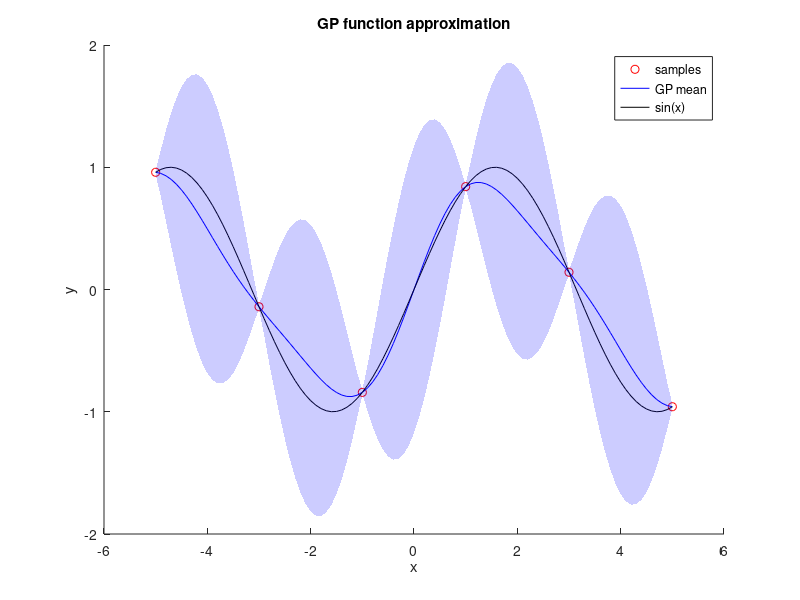

The MATLAB source for this figure:
%% Guassian Processes FA

l = 1;
noise_var = 0.0001;

% obtained samples
X = [-5,-3,-1,1,3,5];
y = sin(X);

% query samples
xt = -5:0.1:5;

kernel = @(x,xp) exp(-(x-xp).^2/(2*l^2));
K = zeros(length(X));
for i=1:length(X)
    for j=1:length(X)
        K(i,j) = kernel(X(i),X(j));
    end
end
f_est = @(xt) kernel(xt,X)*inv(K+noise_var*eye(size(K)))*y';
var_est = @(xt) 1-kernel(xt,X)*inv(K+noise_var*eye(size(K)))*kernel(xt,X)';

ft = zeros(size(xt));
sigmat = zeros(size(xt));
for i=1:length(xt)
    ft(i) = f_est(xt(i));
    sigmat(i) = sqrt(var_est(xt(i)));
end

figure;
hold all
plot(X,y,'ro')
plot(xt,ft,'b')
plot(xt,sin(xt),'k')
fp = fill([xt,fliplr(xt)],[ft+2*sigmat,fliplr(ft-2*sigmat)],[0,0,1],'linestyle', 'none');
set(fp,'facealpha',.2)
legend('samples','GP mean','sin(x)')
ylabel('y')
xlabel('x')
title('GP function approximation')